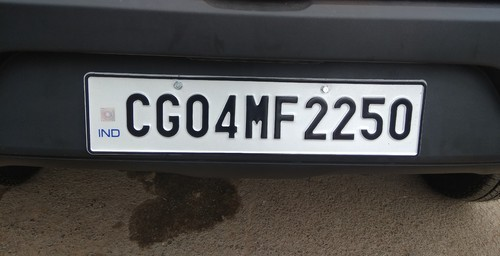
#> input picture thresh/plate.jpg, 500 x 256 px
$ python adap.py
#> lines starting #> are read from the running program, lines starting #| are printed output that depends on the picture; after the words box and inside, x2 and y2 are one past the last pixel; in counts of white or black regions, pixels touching at a corner belong together
#Adaptive Thresholding: In this, the algorithm calculate the threshold for a small regions of the image. So we get different thresholds
#  for different regions of the same image and it gives us better results for images with varying illumination
import cv2 as cv
i=cv.imread("plate.jpg")
#> i is the input picture: shape (256, 500, 3); mean B, G, R 75.4, 76.2, 77.5
img=cv.cvtColor(i,cv.COLOR_BGR2GRAY)
gaussian_blur=cv.GaussianBlur(img,(11,11),20)
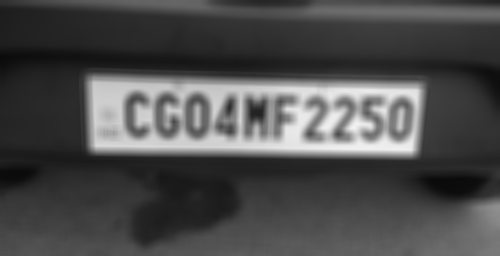
#> gaussian_blur: shape (256, 500); min 10, max 242, mean 76.5
adap=cv.adaptiveThreshold(gaussian_blur,255,cv.ADAPTIVE_THRESH_MEAN_C,cv.THRESH_BINARY_INV,25,30)
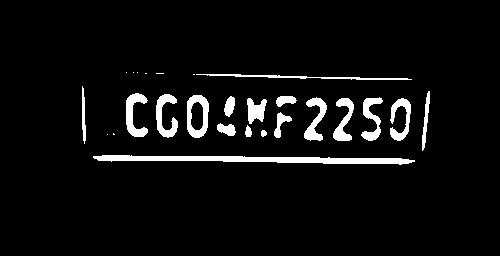
#> adap: shape (256, 500); 5.4% white; 26 white regions (8 under 20 px), largest, box (x1, y1, x2, y2) and area: (93, 155, 415, 165) 1763, (187, 95, 209, 138) 532, (126, 93, 148, 137) 493
cv.imshow("Adaptive Thresholding",adap)
cv.imwrite ("thresholded_plate.jpg", adap)
cv.waitKey(0)
#APPLICATIONS:In the Simple Thresholding, we used a global value as threshold value. But it may not be good in all the conditions where
#image has different lighting conditions in different areas. In that case, we go for adaptive thresholding
